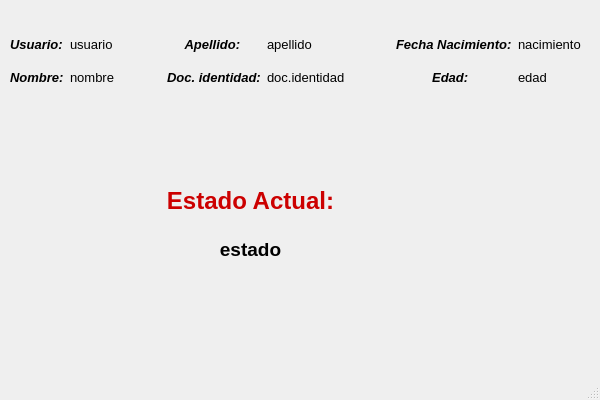
<?xml version="1.0" encoding="UTF-8"?>
<ui version="4.0">
 <class>Ventana_Principal</class>
 <widget class="QMainWindow" name="Ventana_Principal">
  <property name="windowModality">
   <enum>Qt::NonModal</enum>
  </property>
  <property name="geometry">
   <rect>
    <x>0</x>
    <y>0</y>
    <width>600</width>
    <height>400</height>
   </rect>
  </property>
  <property name="minimumSize">
   <size>
    <width>600</width>
    <height>400</height>
   </size>
  </property>
  <property name="maximumSize">
   <size>
    <width>600</width>
    <height>400</height>
   </size>
  </property>
  <property name="focusPolicy">
   <enum>Qt::NoFocus</enum>
  </property>
  <property name="windowTitle">
   <string>MainWindow</string>
  </property>
  <widget class="QWidget" name="centralwidget">
   <widget class="QWidget" name="layoutWidget">
    <property name="geometry">
     <rect>
      <x>10</x>
      <y>30</y>
      <width>571</width>
      <height>61</height>
     </rect>
    </property>
    <property name="font">
     <font>
      <pointsize>10</pointsize>
     </font>
    </property>
    <layout class="QGridLayout" name="gridLayout">
     <item row="0" column="3">
      <widget class="QLabel" name="label_2">
       <property name="font">
        <font>
         <pointsize>10</pointsize>
         <weight>75</weight>
         <italic>true</italic>
         <bold>true</bold>
        </font>
       </property>
       <property name="text">
        <string>     Apellido:</string>
       </property>
      </widget>
     </item>
     <item row="1" column="3">
      <widget class="QLabel" name="label_3">
       <property name="font">
        <font>
         <pointsize>10</pointsize>
         <weight>75</weight>
         <italic>true</italic>
         <bold>true</bold>
        </font>
       </property>
       <property name="text">
        <string>Doc. identidad:</string>
       </property>
      </widget>
     </item>
     <item row="1" column="1">
      <widget class="QLabel" name="label_nombre">
       <property name="enabled">
        <bool>true</bool>
       </property>
       <property name="font">
        <font>
         <pointsize>10</pointsize>
        </font>
       </property>
       <property name="text">
        <string>nombre</string>
       </property>
      </widget>
     </item>
     <item row="1" column="6">
      <widget class="QLabel" name="label_4">
       <property name="font">
        <font>
         <pointsize>10</pointsize>
         <weight>75</weight>
         <italic>true</italic>
         <bold>true</bold>
        </font>
       </property>
       <property name="text">
        <string>          Edad:</string>
       </property>
      </widget>
     </item>
     <item row="0" column="0">
      <widget class="QLabel" name="label_9">
       <property name="enabled">
        <bool>true</bool>
       </property>
       <property name="font">
        <font>
         <pointsize>10</pointsize>
         <weight>75</weight>
         <italic>true</italic>
         <bold>true</bold>
         <underline>false</underline>
         <strikeout>false</strikeout>
         <kerning>false</kerning>
        </font>
       </property>
       <property name="mouseTracking">
        <bool>false</bool>
       </property>
       <property name="acceptDrops">
        <bool>false</bool>
       </property>
       <property name="autoFillBackground">
        <bool>true</bool>
       </property>
       <property name="text">
        <string>Usuario:</string>
       </property>
       <property name="scaledContents">
        <bool>false</bool>
       </property>
       <property name="wordWrap">
        <bool>false</bool>
       </property>
       <property name="openExternalLinks">
        <bool>false</bool>
       </property>
      </widget>
     </item>
     <item row="0" column="4">
      <widget class="QLabel" name="label_apellido">
       <property name="enabled">
        <bool>true</bool>
       </property>
       <property name="font">
        <font>
         <pointsize>10</pointsize>
        </font>
       </property>
       <property name="text">
        <string>apellido</string>
       </property>
      </widget>
     </item>
     <item row="1" column="7">
      <widget class="QLabel" name="label_edad">
       <property name="enabled">
        <bool>true</bool>
       </property>
       <property name="font">
        <font>
         <pointsize>10</pointsize>
        </font>
       </property>
       <property name="text">
        <string>edad</string>
       </property>
      </widget>
     </item>
     <item row="0" column="1">
      <widget class="QLabel" name="label_usuario">
       <property name="enabled">
        <bool>true</bool>
       </property>
       <property name="font">
        <font>
         <pointsize>10</pointsize>
        </font>
       </property>
       <property name="text">
        <string>usuario</string>
       </property>
      </widget>
     </item>
     <item row="0" column="6">
      <widget class="QLabel" name="label_1">
       <property name="font">
        <font>
         <pointsize>10</pointsize>
         <weight>75</weight>
         <italic>true</italic>
         <bold>true</bold>
        </font>
       </property>
       <property name="layoutDirection">
        <enum>Qt::LeftToRight</enum>
       </property>
       <property name="autoFillBackground">
        <bool>true</bool>
       </property>
       <property name="text">
        <string>Fecha Nacimiento:</string>
       </property>
       <property name="textFormat">
        <enum>Qt::AutoText</enum>
       </property>
      </widget>
     </item>
     <item row="1" column="4">
      <widget class="QLabel" name="label_doc_identidad">
       <property name="enabled">
        <bool>true</bool>
       </property>
       <property name="font">
        <font>
         <pointsize>10</pointsize>
        </font>
       </property>
       <property name="text">
        <string>doc.identidad</string>
       </property>
      </widget>
     </item>
     <item row="1" column="0">
      <widget class="QLabel" name="label">
       <property name="font">
        <font>
         <pointsize>10</pointsize>
         <weight>75</weight>
         <italic>true</italic>
         <bold>true</bold>
        </font>
       </property>
       <property name="text">
        <string>Nombre:</string>
       </property>
      </widget>
     </item>
     <item row="0" column="7">
      <widget class="QLabel" name="label_fechaNacimiento">
       <property name="enabled">
        <bool>true</bool>
       </property>
       <property name="font">
        <font>
         <pointsize>10</pointsize>
        </font>
       </property>
       <property name="text">
        <string>nacimiento</string>
       </property>
      </widget>
     </item>
     <item row="1" column="5">
      <spacer name="horizontalSpacer_2">
       <property name="orientation">
        <enum>Qt::Horizontal</enum>
       </property>
       <property name="sizeHint" stdset="0">
        <size>
         <width>40</width>
         <height>20</height>
        </size>
       </property>
      </spacer>
     </item>
     <item row="1" column="2">
      <spacer name="horizontalSpacer">
       <property name="orientation">
        <enum>Qt::Horizontal</enum>
       </property>
       <property name="sizeHint" stdset="0">
        <size>
         <width>40</width>
         <height>20</height>
        </size>
       </property>
      </spacer>
     </item>
     <item row="0" column="2">
      <spacer name="horizontalSpacer_3">
       <property name="orientation">
        <enum>Qt::Horizontal</enum>
       </property>
       <property name="sizeHint" stdset="0">
        <size>
         <width>34</width>
         <height>23</height>
        </size>
       </property>
      </spacer>
     </item>
     <item row="0" column="5">
      <spacer name="horizontalSpacer_4">
       <property name="orientation">
        <enum>Qt::Horizontal</enum>
       </property>
       <property name="sizeHint" stdset="0">
        <size>
         <width>40</width>
         <height>20</height>
        </size>
       </property>
      </spacer>
     </item>
    </layout>
   </widget>
   <widget class="QWidget" name="layoutWidget">
    <property name="geometry">
     <rect>
      <x>150</x>
      <y>180</y>
      <width>201</width>
      <height>91</height>
     </rect>
    </property>
    <layout class="QVBoxLayout" name="verticalLayout">
     <item>
      <widget class="QLabel" name="label_5">
       <property name="font">
        <font>
         <pointsize>14</pointsize>
         <weight>75</weight>
         <italic>false</italic>
         <bold>true</bold>
         <underline>false</underline>
         <strikeout>false</strikeout>
         <stylestrategy>PreferDefault</stylestrategy>
        </font>
       </property>
       <property name="cursor">
        <cursorShape>ForbiddenCursor</cursorShape>
       </property>
       <property name="mouseTracking">
        <bool>true</bool>
       </property>
       <property name="text">
        <string>&lt;html&gt;&lt;head/&gt;&lt;body&gt;&lt;p align=&quot;center&quot;&gt;&lt;span style=&quot; font-size:18pt; color:#cc0000;&quot;&gt;Estado Actual:&lt;/span&gt;&lt;/p&gt;&lt;/body&gt;&lt;/html&gt;</string>
       </property>
      </widget>
     </item>
     <item>
      <widget class="QLabel" name="label_estado">
       <property name="text">
        <string>&lt;html&gt;&lt;head/&gt;&lt;body&gt;&lt;p align=&quot;center&quot;&gt;&lt;span style=&quot; font-size:14pt; font-weight:600;&quot;&gt;estado&lt;/span&gt;&lt;/p&gt;&lt;/body&gt;&lt;/html&gt;</string>
       </property>
      </widget>
     </item>
    </layout>
   </widget>
  </widget>
  <widget class="QMenuBar" name="menubar">
   <property name="geometry">
    <rect>
     <x>0</x>
     <y>0</y>
     <width>600</width>
     <height>22</height>
    </rect>
   </property>
  </widget>
  <widget class="QStatusBar" name="statusbar"/>
 </widget>
 <resources/>
 <connections/>
</ui>
